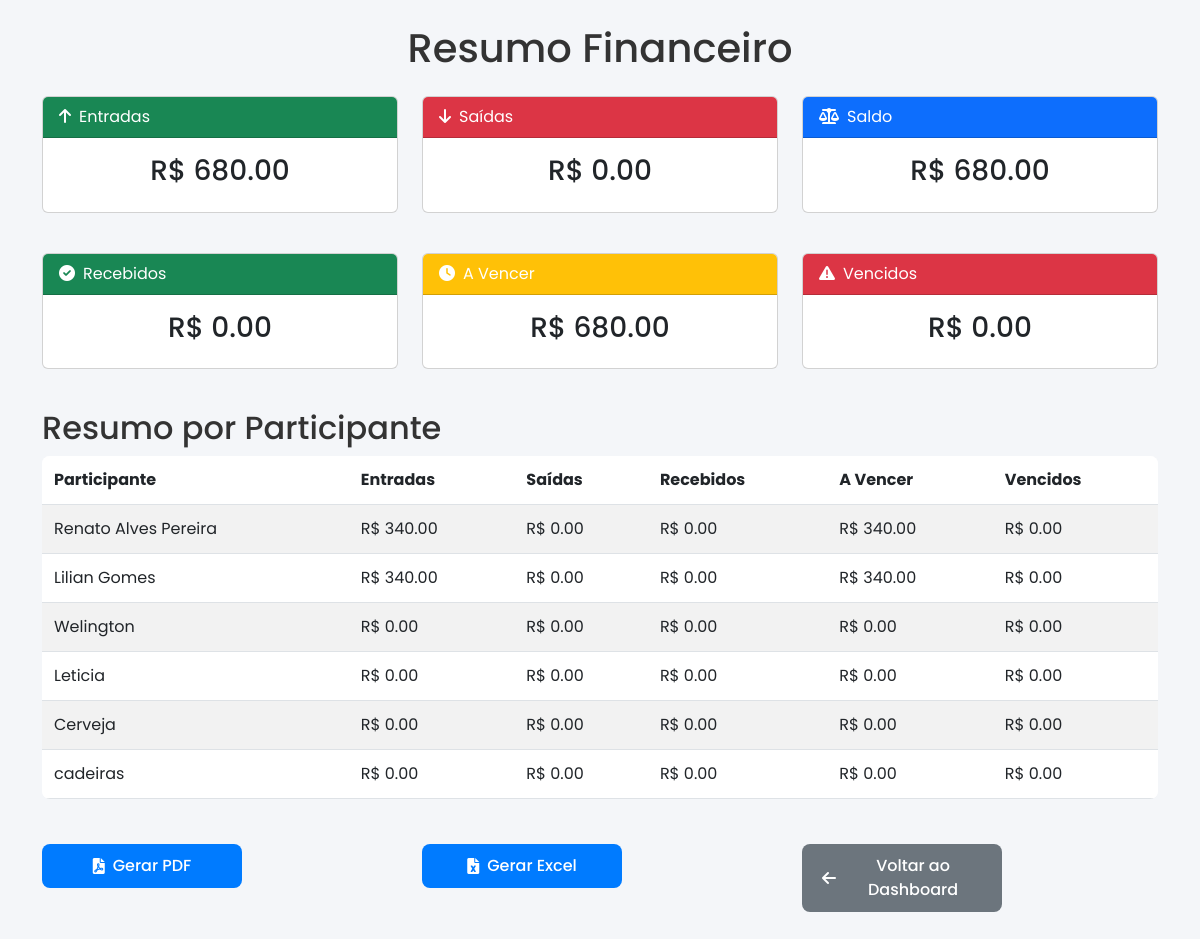
Page /resumo (signed in) on the earlier database version.
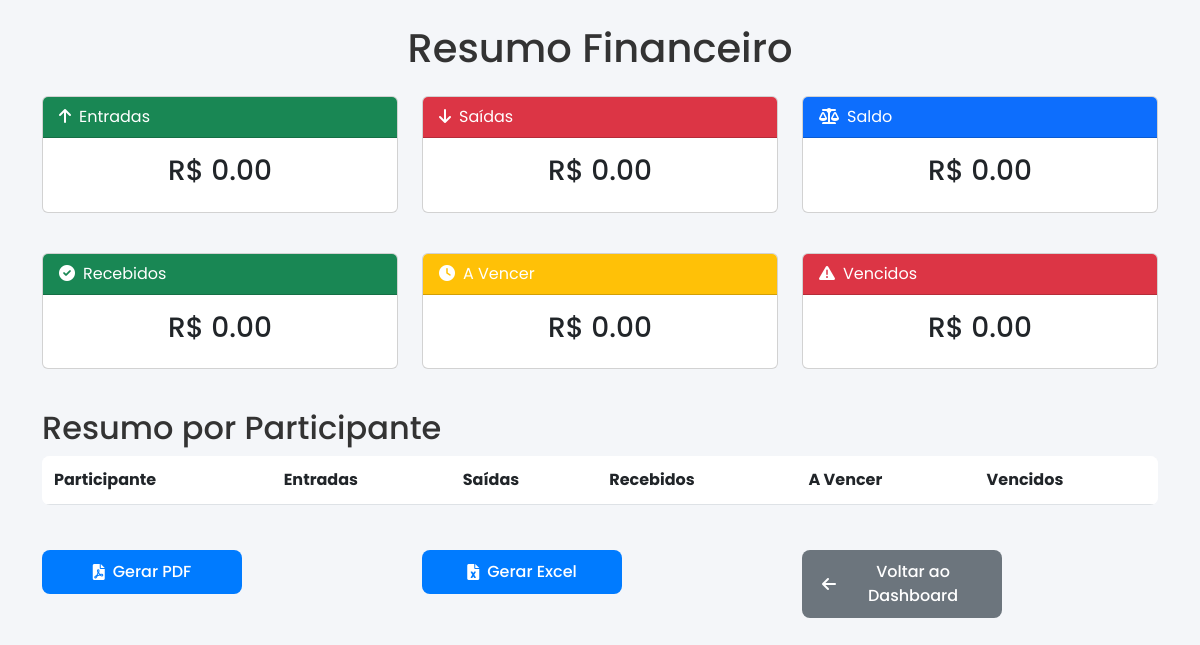
Same page on the later database version.
### tables this page shows
CREATE TABLE participantes (
            id INTEGER PRIMARY KEY AUTOINCREMENT,
            nome TEXT NOT NULL,
            adulto INTEGER NOT NULL,
            crianca INTEGER NOT NULL,
            bebe_alcool INTEGER NOT NULL
        );

### app.py (the view)
@app.route('/resumo')
@login_required
def resumo_financeiro():
    conn = get_db_connection()
    total_entradas = conn.execute('SELECT SUM(valor) FROM transacoes WHERE tipo = "entrada"').fetchone()[0] or 0
    total_saidas = conn.execute('SELECT SUM(valor) FROM transacoes WHERE tipo = "saida"').fetchone()[0] or 0
    saldo = total_entradas - total_saidas
    parcelas = conn.execute('SELECT valor, data_vencimento, pago FROM parcelas').fetchall()
    valores_recebidos = 0
    valores_a_vencer = 0
    valores_vencidos = 0
    for parcela in parcelas:
        data_vencimento = datetime.fromisoformat(parcela['data_vencimento'])
        if parcela['pago']:
            valores_recebidos += parcela['valor']
        elif data_vencimento < DATA_ATUAL:
            valores_vencidos += parcela['valor']
        else:
            valores_a_vencer += parcela['valor']
    participantes = conn.execute('SELECT * FROM participantes').fetchall()
    resumo_participantes = {}
    for p in participantes:
        entradas = conn.execute('SELECT SUM(valor) FROM transacoes WHERE tipo = "entrada" AND participante_id = ?', (p['id'],)).fetchone()[0] or 0
        saidas = conn.execute('SELECT SUM(valor) FROM transacoes WHERE tipo = "saida" AND participante_id = ?', (p['id'],)).fetchone()[0] or 0
        parcelas = conn.execute('''
            SELECT par.valor, par.data_vencimento, par.pago
            FROM transacoes t
            JOIN parcelas par ON t.id = par.transacao_id
            WHERE t.participante_id = ?
        ''', (p['id'],)).fetchall()
        p_recebidos = 0
        p_a_vencer = 0
        p_vencidos = 0
        for parcela in parcelas:
            data_vencimento = datetime.fromisoformat(parcela['data_vencimento'])
            if parcela['pago']:
                p_recebidos += parcela['valor']
            elif data_vencimento < DATA_ATUAL:
                p_vencidos += parcela['valor']
            else:
                p_a_vencer += parcela['valor']
        resumo_participantes[p['nome']] = {
            'entradas': entradas,
            'saidas': saidas,
            'valores_recebidos': p_recebidos,
            'valores_a_vencer': p_a_vencer,
            'valores_vencidos': p_vencidos
        }
    resumo = {
        'total_entradas': total_entradas,
        'total_saidas': total_saidas,
        'saldo': saldo,
        'valores_recebidos': valores_recebidos,
        'valores_a_vencer': valores_a_vencer,
        'valores_vencidos': valores_vencidos,
        'participantes': resumo_participantes
    }
    conn.close()
    return render_template('resumo.html', resumo=resumo, is_root=session.get('is_root', False))

### app.py (called while the page is built)
def get_db_connection():
    conn = sqlite3.connect('festa.db')
    conn.row_factory = sqlite3.Row
    conn.execute('PRAGMA busy_timeout = 30000')  # Aumentar o timeout para 30 segundos
    return conn

def login_required(f):
    @wraps(f)
    def decorated_function(*args, **kwargs):
        if 'user_id' not in session:
            return redirect(url_for('login'))
        return f(*args, **kwargs)
    return decorated_function

@app.before_request
def load_logged_in_user():
    user_id = session.get('user_id')
    if user_id is None:
        g.user = None
    else:
        conn = get_db_connection()
        g.user = conn.execute('SELECT * FROM usuarios WHERE id = ?', (user_id,)).fetchone()
        conn.close()

### templates/resumo.html (shortened to what the changed rows need)
<!DOCTYPE html>
<html lang="pt-br">
<head>
    <link href="https://cdn.jsdelivr.net/npm/bootstrap@5.3.0/dist/css/bootstrap.min.css" rel="stylesheet">
    <link rel="stylesheet" href="https://cdnjs.cloudflare.com/ajax/libs/font-awesome/6.0.0-beta3/css/all.min.css">
    <link rel="stylesheet" href="{{ url_for('static', filename='style.css') }}">
</head>
<body>
    <div class="container">
        <h1 class="my-4 text-center">Resumo Financeiro</h1>
        <div class="row mb-4">
            <div class="col-md-4 mb-3">
                <div class="card">
                    <div class="card-body text-center">
                        <h3>R$ {{ "%.2f" % resumo.total_entradas }}</h3>
                    </div>
                </div>
            </div>
            <div class="col-md-4 mb-3">
                <div class="card">
                    <div class="card-body text-center">
                        <h3>R$ {{ "%.2f" % resumo.saldo }}</h3>
                    </div>
                </div>
            </div>
        </div>
        <div class="row mb-4">
            <div class="col-md-4 mb-3">
                <div class="card">
                    <div class="card-body text-center">
                        <h3>R$ {{ "%.2f" % resumo.valores_a_vencer }}</h3>
                    </div>
                </div>
            </div>
        </div>
        <h2 class="mt-4">Resumo por Participante</h2>
        <div class="table-responsive mb-4">
            <table class="table table-striped">
                <thead>
                    <tr>
                        <th>Participante</th>
                        <th>Entradas</th>
                        <th>Saídas</th>
                        <th>Recebidos</th>
                        <th>A Vencer</th>
                        <th>Vencidos</th>
                    </tr>
                </thead>
                <tbody>
                    {% for nome, dados in resumo.participantes.items() %}
                    <tr>
                        <td>{{ nome }}</td>
                        <td>R$ {{ "%.2f" % dados.entradas }}</td>
                        <td>R$ {{ "%.2f" % dados.saidas }}</td>
                        <td>R$ {{ "%.2f" % dados.valores_recebidos }}</td>
                        <td>R$ {{ "%.2f" % dados.valores_a_vencer }}</td>
                        <td>R$ {{ "%.2f" % dados.valores_vencidos }}</td>
                    </tr>
                    {% endfor %}
                </tbody>
            </table>
        </div>
    </div>
</body>
</html>

Differences in the rows shown:
removed participantes: nome "Renato Alves Pereira", entradas "340.00", saidas "0.00", valores_recebidos "0.00", valores_a_vencer "340.00", valores_vencidos "0.00"
removed participantes: nome "Lilian Gomes", entradas "340.00", saidas "0.00", valores_recebidos "0.00", valores_a_vencer "340.00", valores_vencidos "0.00"
removed participantes: nome "Welington", entradas "0.00", saidas "0.00", valores_recebidos "0.00", valores_a_vencer "0.00", valores_vencidos "0.00"
removed participantes: nome "Leticia", entradas "0.00", saidas "0.00", valores_recebidos "0.00", valores_a_vencer "0.00", valores_vencidos "0.00"
removed participantes: nome "Cerveja", entradas "0.00", saidas "0.00", valores_recebidos "0.00", valores_a_vencer "0.00", valores_vencidos "0.00"
removed participantes: nome "cadeiras", entradas "0.00", saidas "0.00", valores_recebidos "0.00", valores_a_vencer "0.00", valores_vencidos "0.00"
Other differences:
{{ "%.2f" % resumo.total_entradas }}: "680.00" → "0.00"
{{ "%.2f" % resumo.saldo }}: "680.00" → "0.00"
{{ "%.2f" % resumo.valores_a_vencer }}: "680.00" → "0.00"
